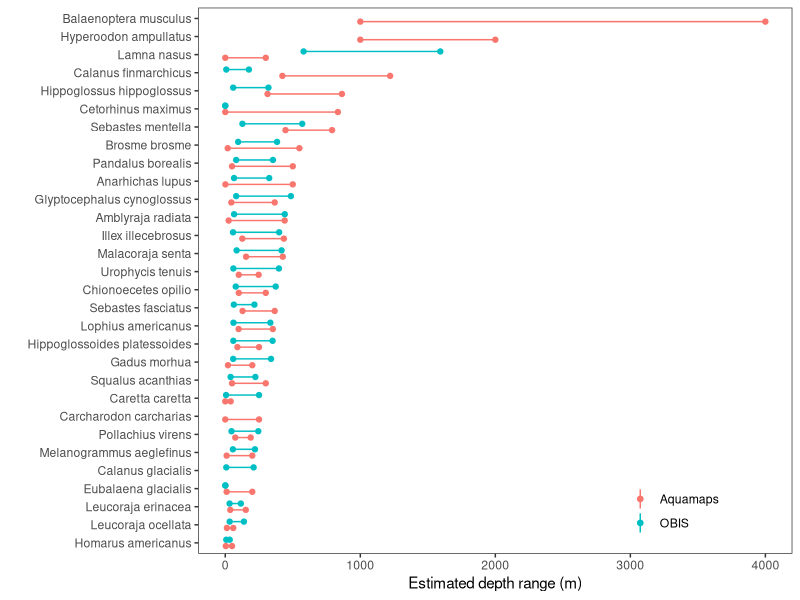

Source code (R): (Note: this script raises an error after producing the figure.)
## Code to create ggplot of the depth and thermal range comparisons

#load libraries ----
library(ggplot2)
library(dplyr)
library(tidyr)
library(patchwork)

#load data ----
dat <- read.csv("data/species_niche_formatted.csv")

#make depth plot -----

    #Assign the order so that it plots with the species with the deeptest depth first down the the shallowest possible depth among the ranges
    depth_order <- dat%>%
                    filter(var=="depth")%>%
                    group_by(scientific_name)%>%
                    summarise(max=max(upper,na.rm=T))%>% # highest estimated depth among datasets
                    ungroup()%>%
                    arrange(max)%>% # too many here
                    select(scientific_name)
    
    #Subset the data for just depth and order the scientific names (which will be the y axis after cord_flip) to be the order in depth_order
    depth_data <- dat%>%
                  filter(var=="depth")%>%
                  mutate(scientific_name=factor(scientific_name,levels=depth_order$scientific_name))
    
    #construct the plot
    depth_plot <- ggplot(data=depth_data,aes(group=interaction(scientific_name,type),col=type,
                                               y=upper,ymin=lower,ymax=upper,x=scientific_name))+
      geom_linerange(position = position_dodge(0.7))+ #line spanning the range
      geom_point(aes(y=lower),position = position_dodge(0.7))+ #point at the lower point
      geom_point(position = position_dodge(0.7))+ #point at the upper point
      theme_bw()+
      labs(y="Estimated depth range (m)",x="",col="")+
      coord_flip()+ #this will invert the x and y axes. I do this because syntactically it is easier to start with the data ranges on the y axis
      theme(legend.position = c(0.8,0.1),
            panel.grid = element_blank())
    
    #View plot
    depth_plot
  
#Make the temperature plot ------

    #Assign the order so that it plots with the species with the highest temp first down the the lowest possible temp among the ranges
    temp_order <- dat%>%
                  filter(var=="temp")%>%
                  group_by(scientific_name)%>%
                  summarise(max=max(upper,na.rm=T))%>% # highest estimated depth among datasets
                  ungroup()%>%
                  arrange(max)%>% # too many here
                  select(scientific_name)
    
    #Subset the data for just temperature and order the scientific names (which will be the y axis after cord_flip) to be the order in temp_order
    temp_data <- dat%>%
                filter(var=="temp")%>%
                mutate(scientific_name=factor(scientific_name,levels=temp_order$scientific_name))
    
    #construct the plot
    temp_plot <- ggplot(data=temp_data,aes(group=interaction(scientific_name,type),col=type,
                                             y=upper,ymin=lower,ymax=upper,x=scientific_name))+
                  geom_linerange(position = position_dodge(0.7))+
                  geom_point(aes(y=lower),position = position_dodge(0.7))+
                  geom_point(position = position_dodge(0.7))+
                  theme_bw()+
                  labs(y=expression("Estimated temperature range " ( degree*C)),x="",col="")+
                  coord_flip()+
                  theme(legend.position = c(0.8,0.1),
                        panel.grid = element_blank())
    
    #View the plot
    temp_plot()

#Now lets combine the plots together using patchwork. This makes the whole process more simple because the plot order and axis scaling is independant among plots. This also alows you to build on the existing plots
    alt_depth_plot <- depth_plot+
                      scale_y_continuous(position="left")+ #because the original plot is flipped we have to make the plot have a differnet y axis which is flipped in its basis formulation
                      theme(legend.position = c(0.9,0.15))
    
    alt_temp_plot <- temp_plot+theme(legend.position = c(0.9,0.15))
    
    combo_plot <- alt_depth_plot + alt_temp_plot + plot_layout(nrow=2)

## save the plots -----
    ggsave("output/depth_comparison.png",depth_plot,width=6,height=6,units="in",dpi=300)
    ggsave("output/temp_comparison.png",temp_plot,width=6,height=6,units="in",dpi=300)
    ggsave("output/combination_comparison.png",combo_plot,width=8,height=9,units="in",dpi=300)
    